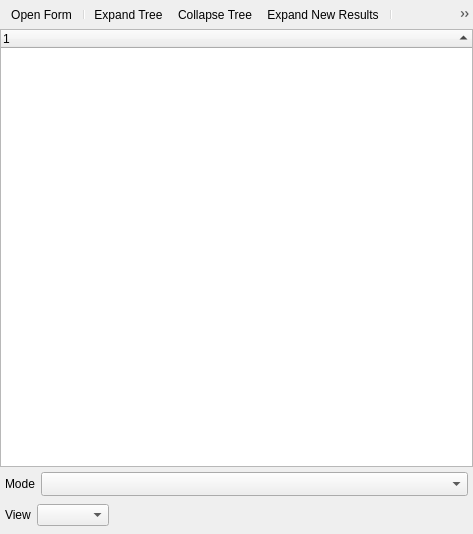
<?xml version="1.0" encoding="UTF-8"?>
<ui version="4.0">
 <class>QgsIdentifyResultsBase</class>
 <widget class="QDialog" name="QgsIdentifyResultsBase">
  <property name="geometry">
   <rect>
    <x>0</x>
    <y>0</y>
    <width>473</width>
    <height>534</height>
   </rect>
  </property>
  <property name="windowTitle">
   <string>Identify Results</string>
  </property>
  <layout class="QVBoxLayout" name="verticalLayout_4">
   <property name="spacing">
    <number>0</number>
   </property>
   <property name="leftMargin">
    <number>0</number>
   </property>
   <property name="topMargin">
    <number>0</number>
   </property>
   <property name="rightMargin">
    <number>0</number>
   </property>
   <property name="bottomMargin">
    <number>0</number>
   </property>
   <item>
    <widget class="QStackedWidget" name="stackedWidget">
     <property name="currentIndex">
      <number>0</number>
     </property>
     <widget class="QWidget" name="stackedWidgetPage1">
      <layout class="QVBoxLayout" name="verticalLayout">
       <property name="spacing">
        <number>0</number>
       </property>
       <property name="leftMargin">
        <number>0</number>
       </property>
       <property name="topMargin">
        <number>0</number>
       </property>
       <property name="rightMargin">
        <number>0</number>
       </property>
       <property name="bottomMargin">
        <number>0</number>
       </property>
       <item>
        <widget class="QToolBar" name="mIdentifyToolbar">
         <property name="iconSize">
          <size>
           <width>16</width>
           <height>16</height>
          </size>
         </property>
         <property name="floatable">
          <bool>false</bool>
         </property>
         <addaction name="mOpenFormAction"/>
         <addaction name="separator"/>
         <addaction name="mExpandAction"/>
         <addaction name="mCollapseAction"/>
         <addaction name="mExpandNewAction"/>
         <addaction name="separator"/>
         <addaction name="mClearResultsAction"/>
         <addaction name="separator"/>
         <addaction name="mActionCopy"/>
         <addaction name="mActionPrint"/>
         <addaction name="separator"/>
        </widget>
       </item>
       <item>
        <widget class="QTreeWidget" name="lstResults">
         <property name="lineWidth">
          <number>2</number>
         </property>
         <property name="alternatingRowColors">
          <bool>true</bool>
         </property>
         <property name="sortingEnabled">
          <bool>true</bool>
         </property>
         <column>
          <property name="text">
           <string notr="true">1</string>
          </property>
         </column>
        </widget>
       </item>
      </layout>
     </widget>
     <widget class="QWidget" name="stackedWidgetPage2">
      <layout class="QVBoxLayout" name="verticalLayout_2">
       <property name="spacing">
        <number>0</number>
       </property>
       <property name="leftMargin">
        <number>0</number>
       </property>
       <property name="topMargin">
        <number>0</number>
       </property>
       <property name="rightMargin">
        <number>0</number>
       </property>
       <property name="bottomMargin">
        <number>0</number>
       </property>
       <item>
        <widget class="QTableWidget" name="tblResults">
         <property name="editTriggers">
          <set>QAbstractItemView::EditTrigger::NoEditTriggers</set>
         </property>
         <property name="sortingEnabled">
          <bool>false</bool>
         </property>
         <column>
          <property name="text">
           <string>Layer</string>
          </property>
         </column>
         <column>
          <property name="text">
           <string>FID</string>
          </property>
         </column>
         <column>
          <property name="text">
           <string>Attribute</string>
          </property>
         </column>
         <column>
          <property name="text">
           <string>Value</string>
          </property>
         </column>
        </widget>
       </item>
      </layout>
     </widget>
     <widget class="QWidget" name="stackedWidgetPage3">
      <layout class="QVBoxLayout" name="verticalLayout_3">
       <item>
        <widget class="QwtPlot" name="mPlot"/>
       </item>
      </layout>
     </widget>
    </widget>
   </item>
   <item>
    <layout class="QHBoxLayout" name="horizontalLayout_2">
     <property name="leftMargin">
      <number>5</number>
     </property>
     <property name="topMargin">
      <number>5</number>
     </property>
     <property name="rightMargin">
      <number>5</number>
     </property>
     <item>
      <widget class="QLabel" name="lblIdentifyMode">
       <property name="toolTip">
        <string>Select identify mode</string>
       </property>
       <property name="text">
        <string>Mode</string>
       </property>
      </widget>
     </item>
     <item>
      <widget class="QComboBox" name="cmbIdentifyMode">
       <property name="sizePolicy">
        <sizepolicy hsizetype="Expanding" vsizetype="Fixed">
         <horstretch>0</horstretch>
         <verstretch>0</verstretch>
        </sizepolicy>
       </property>
       <property name="sizeAdjustPolicy">
        <enum>QComboBox::SizeAdjustPolicy::AdjustToMinimumContentsLengthWithIcon</enum>
       </property>
       <property name="minimumContentsLength">
        <number>6</number>
       </property>
      </widget>
     </item>
    </layout>
   </item>
   <item>
    <layout class="QHBoxLayout" name="horizontalLayout_3">
     <property name="leftMargin">
      <number>5</number>
     </property>
     <property name="rightMargin">
      <number>5</number>
     </property>
     <item>
      <widget class="QLabel" name="lblViewMode">
       <property name="toolTip">
        <string>Select view mode for raster layers</string>
       </property>
       <property name="text">
        <string>View</string>
       </property>
      </widget>
     </item>
     <item>
      <widget class="QComboBox" name="cmbViewMode"/>
     </item>
     <item>
      <spacer name="horizontalSpacer_2">
       <property name="orientation">
        <enum>Qt::Orientation::Horizontal</enum>
       </property>
       <property name="sizeHint" stdset="0">
        <size>
         <width>58</width>
         <height>38</height>
        </size>
       </property>
      </spacer>
     </item>
    </layout>
   </item>
  </layout>
  <action name="mExpandAction">
   <property name="icon">
    <iconset resource="../../images/images.qrc">
     <normaloff>:/images/themes/default/mActionExpandTree.svg</normaloff>:/images/themes/default/mActionExpandTree.svg</iconset>
   </property>
   <property name="text">
    <string>Expand Tree</string>
   </property>
  </action>
  <action name="mCollapseAction">
   <property name="icon">
    <iconset resource="../../images/images.qrc">
     <normaloff>:/images/themes/default/mActionCollapseTree.svg</normaloff>:/images/themes/default/mActionCollapseTree.svg</iconset>
   </property>
   <property name="text">
    <string>Collapse Tree</string>
   </property>
   <property name="toolTip">
    <string>Collapse Tree</string>
   </property>
  </action>
  <action name="mExpandNewAction">
   <property name="checkable">
    <bool>true</bool>
   </property>
   <property name="icon">
    <iconset resource="../../images/images.qrc">
     <normaloff>:/images/themes/default/mActionExpandNewTree.svg</normaloff>:/images/themes/default/mActionExpandNewTree.svg</iconset>
   </property>
   <property name="text">
    <string>Expand New Results</string>
   </property>
   <property name="toolTip">
    <string>Expand New Results by Default</string>
   </property>
  </action>
  <action name="mOpenFormAction">
   <property name="icon">
    <iconset resource="../../images/images.qrc">
     <normaloff>:/images/themes/default/mActionFormView.svg</normaloff>:/images/themes/default/mActionFormView.svg</iconset>
   </property>
   <property name="text">
    <string>Open Form</string>
   </property>
   <property name="toolTip">
    <string>Open Form</string>
   </property>
  </action>
  <action name="mClearResultsAction">
   <property name="icon">
    <iconset resource="../../images/images.qrc">
     <normaloff>:/images/themes/default/mActionDeselectAll.svg</normaloff>:/images/themes/default/mActionDeselectAll.svg</iconset>
   </property>
   <property name="text">
    <string>Clear Results</string>
   </property>
   <property name="toolTip">
    <string>Clear Results</string>
   </property>
  </action>
  <action name="mActionCopy">
   <property name="icon">
    <iconset resource="../../images/images.qrc">
     <normaloff>:/images/themes/default/mActionEditCopy.svg</normaloff>:/images/themes/default/mActionEditCopy.svg</iconset>
   </property>
   <property name="text">
    <string>Copy Feature</string>
   </property>
   <property name="toolTip">
    <string>Copy the Identified Feature to Clipboard</string>
   </property>
  </action>
  <action name="mActionPrint">
   <property name="icon">
    <iconset resource="../../images/images.qrc">
     <normaloff>:/images/themes/default/mActionFilePrint.svg</normaloff>:/images/themes/default/mActionFilePrint.svg</iconset>
   </property>
   <property name="text">
    <string>Print Response</string>
   </property>
   <property name="toolTip">
    <string>Print Selected HTML Response</string>
   </property>
  </action>
  <action name="mActionSelectFeatures">
   <property name="icon">
    <iconset resource="../../images/images.qrc">
     <normaloff>:/images/themes/default/mActionIdentifyByRectangle.svg</normaloff>:/images/themes/default/mActionIdentifyByRectangle.svg</iconset>
   </property>
   <property name="text">
    <string>Identify Feature(s)</string>
   </property>
   <property name="toolTip">
    <string>Identify Features by area or single click</string>
   </property>
  </action>
  <action name="mActionSelectFeaturesOnMouseOver">
   <property name="icon">
    <iconset resource="../../images/images.qrc">
     <normaloff>:/images/themes/default/mActionIdentifyByMouseOver.svg</normaloff>:/images/themes/default/mActionIdentifyByMouseOver.svg</iconset>
   </property>
   <property name="text">
    <string>Identify Feature(s) on Mouse Over</string>
   </property>
   <property name="toolTip">
    <string>Identify Features by hovering on a feature with the mouse</string>
   </property>
  </action>
  <action name="mActionSelectPolygon">
   <property name="icon">
    <iconset resource="../../images/images.qrc">
     <normaloff>:/images/themes/default/mActionIdentifyByPolygon.svg</normaloff>:/images/themes/default/mActionIdentifyByPolygon.svg</iconset>
   </property>
   <property name="text">
    <string>Identify Features by Polygon</string>
   </property>
  </action>
  <action name="mActionSelectFreehand">
   <property name="icon">
    <iconset resource="../../images/images.qrc">
     <normaloff>:/images/themes/default/mActionIdentifyByFreehand.svg</normaloff>:/images/themes/default/mActionIdentifyByFreehand.svg</iconset>
   </property>
   <property name="text">
    <string>Identify Features by Freehand</string>
   </property>
  </action>
  <action name="mActionSelectRadius">
   <property name="icon">
    <iconset resource="../../images/images.qrc">
     <normaloff>:/images/themes/default/mActionIdentifyByRadius.svg</normaloff>:/images/themes/default/mActionIdentifyByRadius.svg</iconset>
   </property>
   <property name="text">
    <string>Identify Features by Radius</string>
   </property>
  </action>
  <action name="mActionAutoFeatureForm">
   <property name="checkable">
    <bool>true</bool>
   </property>
   <property name="text">
    <string>Auto open form for single feature results</string>
   </property>
  </action>
  <action name="mActionHideDerivedAttributes">
   <property name="checkable">
    <bool>true</bool>
   </property>
   <property name="text">
    <string>Hide Derived Attributes from Results</string>
   </property>
   <property name="toolTip">
    <string>Hide derived attributes from results</string>
   </property>
  </action>
  <action name="mActionShowRelations">
   <property name="checkable">
    <bool>true</bool>
   </property>
   <property name="text">
    <string>Show Relations</string>
   </property>
   <property name="toolTip">
    <string>Show Relations</string>
   </property>
  </action>
  <action name="mHelpToolAction">
   <property name="icon">
    <iconset resource="../../images/images.qrc">
     <normaloff>:/images/themes/default/mActionHelpContents.svg</normaloff>:/images/themes/default/mActionHelpContents.svg</iconset>
   </property>
   <property name="text">
    <string>Help</string>
   </property>
   <property name="toolTip">
    <string>Help</string>
   </property>
  </action>
  <action name="mActionHideNullValues">
   <property name="checkable">
    <bool>true</bool>
   </property>
   <property name="text">
    <string>Hide NULL Values from Results</string>
   </property>
   <property name="toolTip">
    <string>Hide NULL Values from Results</string>
   </property>
  </action>
  <action name="mActionWordWrap">
   <property name="checkable">
    <bool>true</bool>
   </property>
   <property name="text">
    <string>Word Wrap</string>
   </property>
   <property name="toolTip">
    <string>Apply word wrap to the text displayed.</string>
   </property>
  </action>
 </widget>
 <layoutdefault spacing="6" margin="11"/>
 <customwidgets>
  <customwidget>
   <class>QwtPlot</class>
   <extends>QFrame</extends>
   <header>qwt_plot.h</header>
   <container>1</container>
  </customwidget>
 </customwidgets>
 <resources>
  <include location="../../images/images.qrc"/>
 </resources>
 <connections/>
</ui>
